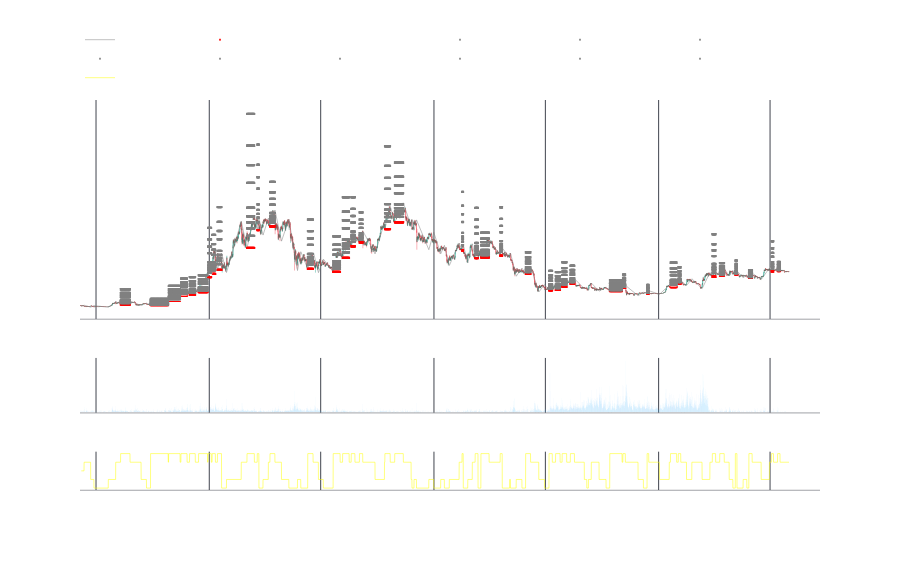

Notebook source saved alongside this figure:
### Code cell
df_to_show = df #[0:20]

indicators = [
     {'col': 'ZigZag','name': 'ZigZag','color': 'gray','row': 1, 'mode':'lines',},
     {'col': 'long_fbe_0','name': 'long_fbe_0','color': 'red','row': 1, 'mode':'markers',},
     {'col': 'long_fbe_1','name': 'long_fbe_1','color': 'white','row': 1, 'mode':'markers',},
     #{'col': 'fb_2','name': 'fb_2','color': 'red','row': 2, 'mode':'markers',},
     #{'col': 'stop_loss','name': 'stop_loss','color': 'gray','row': 1, 'mode':'markers',},
     #{'col': 'take_profit','name': 'take_profit','color': 'gray','row': 1, 'mode':'markers',},
        ]
#for level in fbr_levels:
#    indicators.append({'col': f'long_fbr_{level}','name': f'long_fbr_{level}','color': 'gray','row': 1, 'mode':'markers',})
for level in fbe_levels:
    indicators.append({'col': f'long_fbe_{level}','name': f'long_fbe_{level}','color': 'gray','row': 1, 'mode':'markers',})
    
indicators_out = [
     {'col': 'trend','name': 'trend','color': 'yellow','row': 1, 'mode':'markers',},
     #{'col': 'maxs_up','name': 'maxs_up','color': 'green','row': 2, 'mode':'lines',},
        ]

#https://plotly.com/python/reference/scatter/#scatter-marker-symbol
events = [
       #{'df':df_to_show,'col':'buy','name': 'BUY','color': 'green','symbol': 'triangle-up' }, 
       #{'df':df_to_show,'col':'sell','name': 'SELL','color': 'red','symbol': 'triangle-down' }, 
     ]


fig = fn.ohlc_chart(df_to_show,indicators=indicators,indicators_out=indicators_out,events=events,) 
fig.show()

### Figure 1 — Plotly figure (JSON) as saved in the notebook; plotly's stock layout.template omitted (floating-point values rounded to 4 significant figures; data arrays with more than 128 entries replaced by an {"elided": "..."} marker saying what was removed)
{"data": [{"close": {"elided": "6912 float values"}, "decreasing": {"line": {"color": "rgba(242,54,69,0.5)"}}, "high": {"elided": "6912 float values"}, "increasing": {"line": {"color": "rgba(8,153,129,0.5)"}}, "line": {"width": 0.75}, "low": {"elided": "6912 float values"}, "name": "BTCUDST", "open": {"elided": "6912 float values"}, "showlegend": false, "type": "candlestick", "x": {"elided": "6912 str values"}, "xaxis": "x", "yaxis": "y"}, {"line": {"width": 0.5}, "marker": {"color": "gray", "size": 2, "symbol": "x"}, "mode": "lines", "name": "ZigZag", "type": "scatter", "x": {"elided": "137 str values"}, "xaxis": "x", "y": {"elided": "137 float values"}, "yaxis": "y"}, {"line": {"width": 0.5}, "marker": {"color": "red", "size": 2, "symbol": "x"}, "mode": "markers", "name": "long_fbe_0", "type": "scatter", "x": {"elided": "1968 str values"}, "xaxis": "x", "y": {"elided": "1968 float values"}, "yaxis": "y"}, {"line": {"width": 0.5}, "marker": {"color": "white", "size": 2, "symbol": "x"}, "mode": "markers", "name": "long_fbe_1", "type": "scatter", "x": {"elided": "1968 str values"}, "xaxis": "x", "y": {"elided": "1968 float values"}, "yaxis": "y"}, {"line": {"width": 0.5}, "marker": {"color": "gray", "size": 2, "symbol": "x"}, "mode": "markers", "name": "long_fbe_0.236", "type": "scatter", "x": {"elided": "1968 str values"}, "xaxis": "x", "y": {"elided": "1968 float values"}, "yaxis": "y"}, {"line": {"width": 0.5}, "marker": {"color": "gray", "size": 2, "symbol": "x"}, "mode": "markers", "name": "long_fbe_0.382", "type": "scatter", "x": {"elided": "1968 str values"}, "xaxis": "x", "y": {"elided": "1968 float values"}, "yaxis": "y"}, {"line": {"width": 0.5}, "marker": {"color": "gray", "size": 2, "symbol": "x"}, "mode": "markers", "name": "long_fbe_0.5", "type": "scatter", "x": {"elided": "1968 str values"}, "xaxis": "x", "y": {"elided": "1968 float values"}, "yaxis": "y"}, {"line": {"width": 0.5}, "marker": {"color": "gray", "size": 2, "symbol": "x"}, "mode": "markers", "name": "long_fbe_0.618", "type": "scatter", "x": {"elided": "1968 str values"}, "xaxis": "x", "y": {"elided": "1968 float values"}, "yaxis": "y"}, {"line": {"width": 0.5}, "marker": {"color": "gray", "size": 2, "symbol": "x"}, "mode": "markers", "name": "long_fbe_0.786", "type": "scatter", "x": {"elided": "1968 str values"}, "xaxis": "x", "y": {"elided": "1968 float values"}, "yaxis": "y"}, {"line": {"width": 0.5}, "marker": {"color": "gray", "size": 2, "symbol": "x"}, "mode": "markers", "name": "long_fbe_1.272", "type": "scatter", "x": {"elided": "1968 str values"}, "xaxis": "x", "y": {"elided": "1968 float values"}, "yaxis": "y"}, {"line": {"width": 0.5}, "marker": {"color": "gray", "size": 2, "symbol": "x"}, "mode": "markers", "name": "long_fbe_1.618", "type": "scatter", "x": {"elided": "1968 str values"}, "xaxis": "x", "y": {"elided": "1968 float values"}, "yaxis": "y"}, {"line": {"width": 0.5}, "marker": {"color": "gray", "size": 2, "symbol": "x"}, "mode": "markers", "name": "long_fbe_2.0", "type": "scatter", "x": {"elided": "1968 str values"}, "xaxis": "x", "y": {"elided": "1968 float values"}, "yaxis": "y"}, {"line": {"width": 0.5}, "marker": {"color": "gray", "size": 2, "symbol": "x"}, "mode": "markers", "name": "long_fbe_2.618", "type": "scatter", "x": {"elided": "1968 str values"}, "xaxis": "x", "y": {"elided": "1968 float values"}, "yaxis": "y"}, {"marker": {"color": "rgba(83,189,235,0.75)", "line": {"width": 0}}, "name": "Volumen", "showlegend": false, "type": "bar", "x": {"elided": "6912 str values"}, "xaxis": "x2", "y": {"elided": "6912 float values"}, "yaxis": "y2"}, {"line": {"width": 0.5}, "marker": {"color": "yellow"}, "mode": "lines", "name": "trend", "type": "scatter", "x": {"elided": "6912 str values"}, "xaxis": "x3", "y": {"elided": "6912 int values"}, "yaxis": "y3"}], "layout": {"font": {"color": "#ffffff", "family": "Helvetica"}, "height": 570, "legend": {"orientation": "h", "x": 0, "xanchor": "left", "y": 1.02, "yanchor": "bottom"}, "modebar": {"bgcolor": "rgba(0,0,0,0)"}, "paper_bgcolor": "rgba(0,0,0,0)", "plot_bgcolor": "rgba(0,0,0,0)", "xaxis": {"anchor": "y", "domain": [0, 1], "gridcolor": "#40444e", "linecolor": "#40444e", "linewidth": 0.5, "matches": "x3", "rangeslider": {"visible": false}, "showline": true, "showticklabels": false}, "xaxis2": {"anchor": "y2", "domain": [0, 1], "gridcolor": "#40444e", "linecolor": "#40444e", "linewidth": 0.5, "matches": "x3", "showline": true, "showticklabels": false}, "xaxis3": {"anchor": "y3", "domain": [0, 1], "gridcolor": "#40444e", "linecolor": "#40444e", "linewidth": 0.5, "showline": true}, "yaxis": {"anchor": "x", "domain": [0.4386, 1], "gridcolor": "rgba(0,0,0,0)", "linecolor": "#40444e", "linewidth": 0.5, "showline": false, "showticklabels": true, "title": {"text": "Precio"}, "zeroline": false}, "yaxis2": {"anchor": "x2", "domain": [0.1982, 0.3386], "gridcolor": "rgba(0,0,0,0)", "linecolor": "#40444e", "linewidth": 0.5, "showline": false, "showticklabels": true, "title": {"text": "Volume"}, "zeroline": false}, "yaxis3": {"anchor": "x3", "domain": [0, 0.09825], "gridcolor": "rgba(0,0,0,0)", "linecolor": "#40444e", "linewidth": 0.5, "showline": false, "zeroline": false}}}
